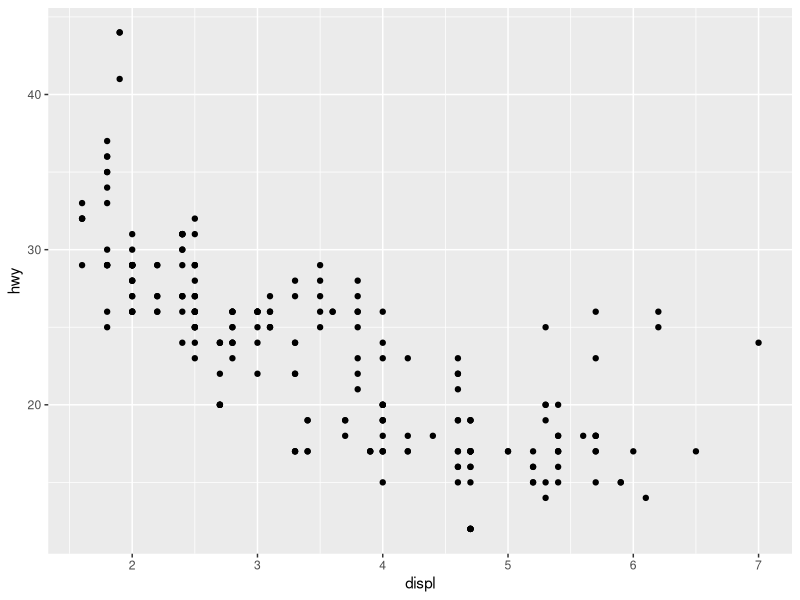
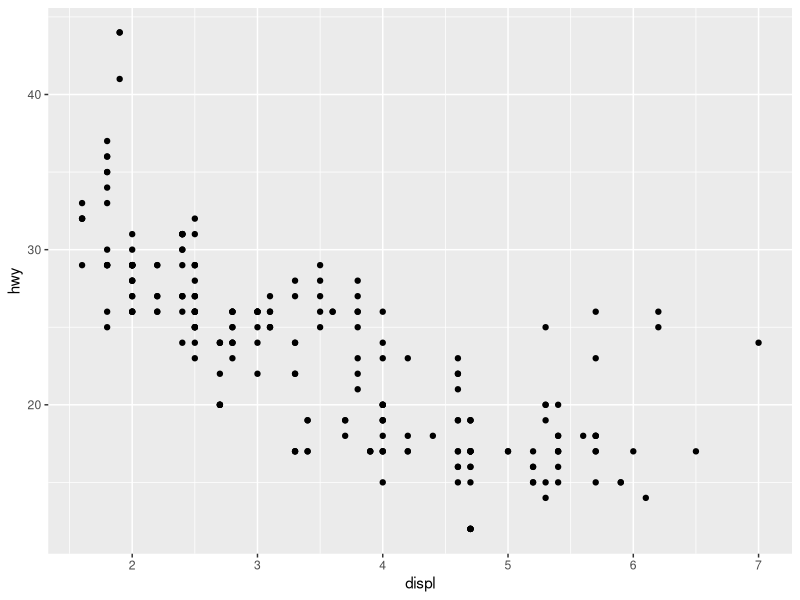
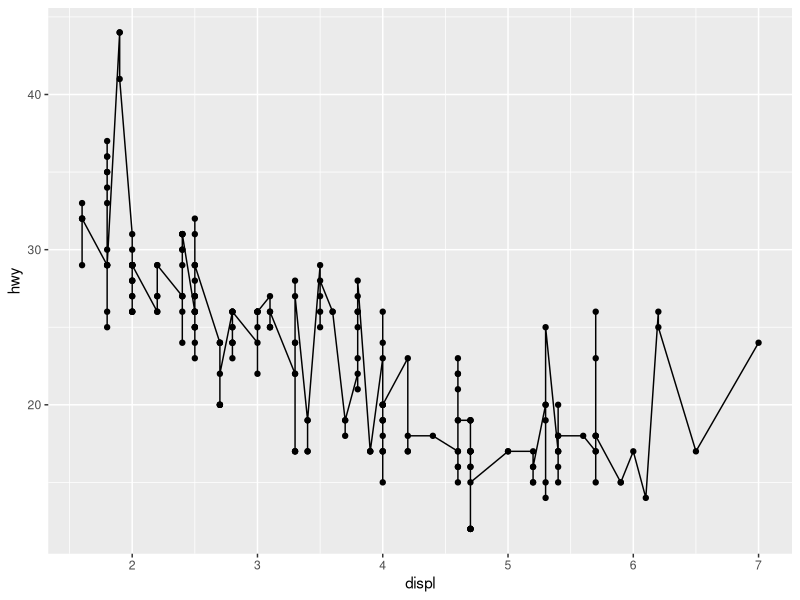
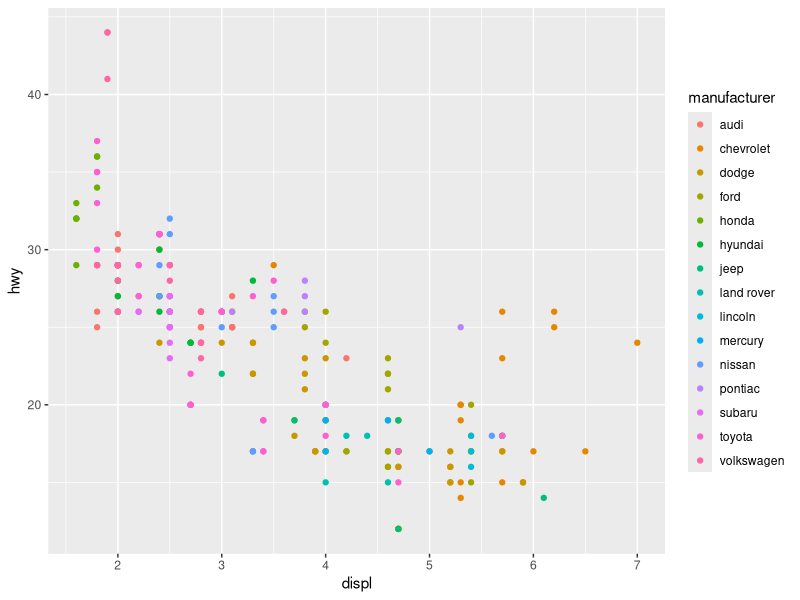
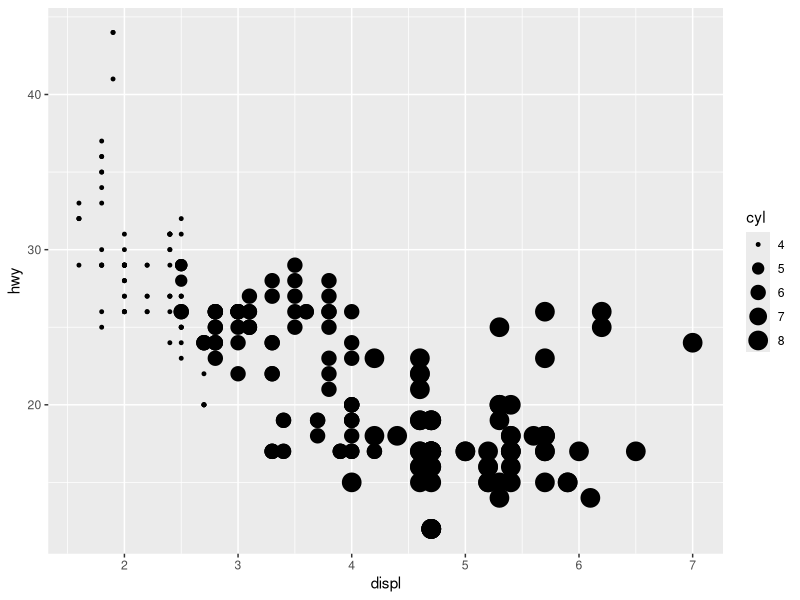
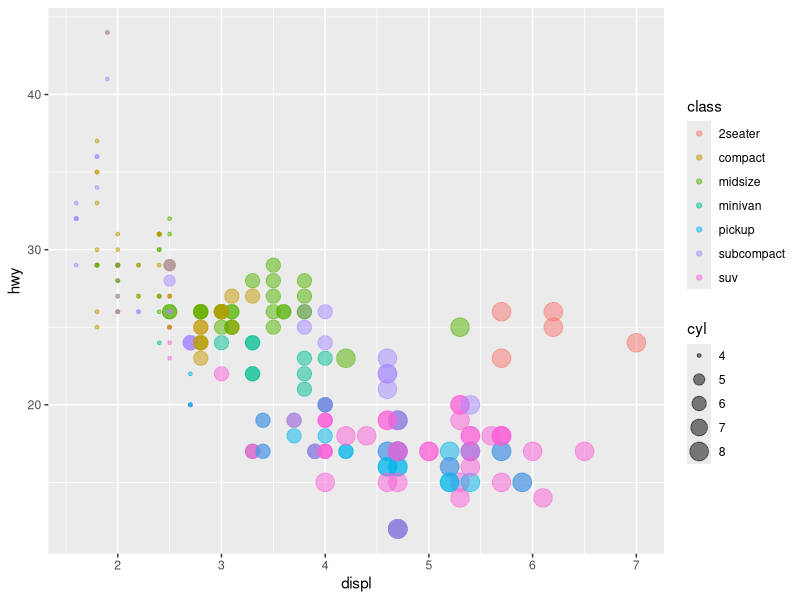
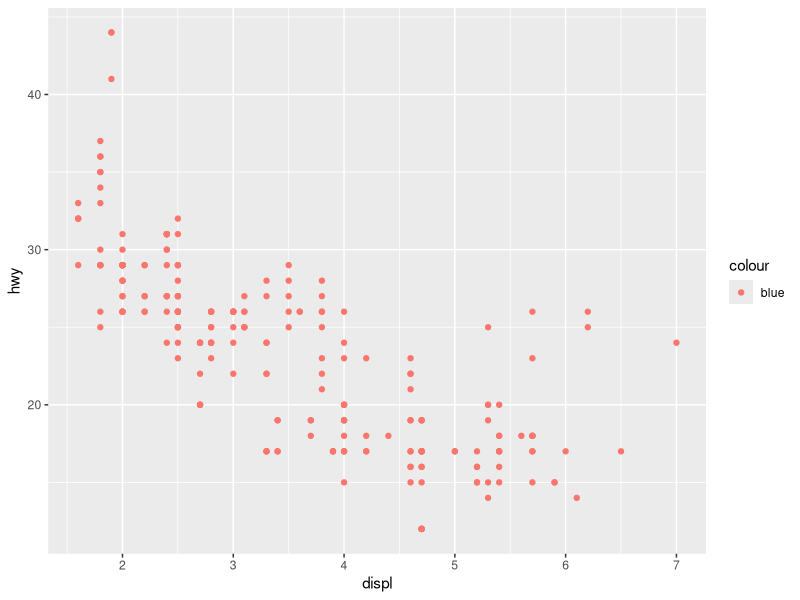
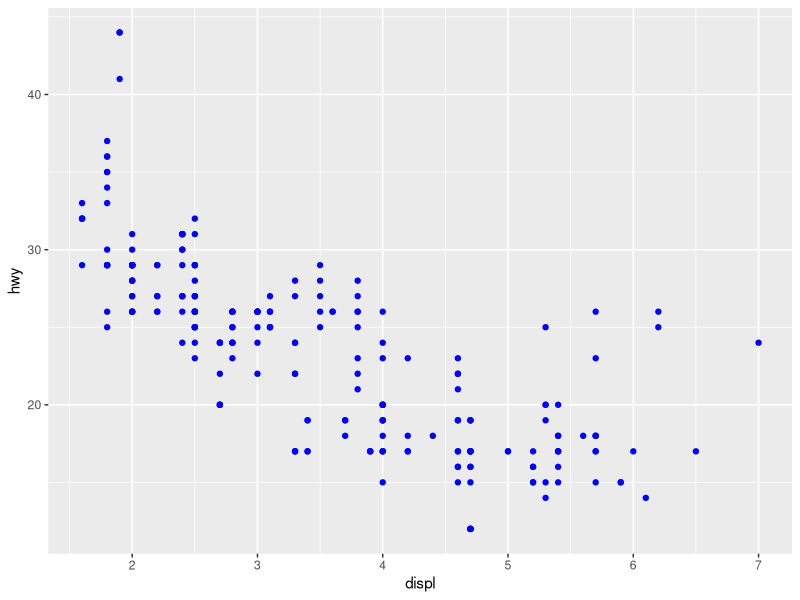

Write R code to recreate these figures, in order.
## ---- chunk 1
knitr::opts_chunk$set(echo = TRUE, warning = FALSE, message = FALSE)
knitr::opts_knit$set(cache = TRUE)
require(ggplot2)
## ---- chunk 2
head(mpg)
## ---- chunk 3
ggplot(mpg, aes(x = displ, y = hwy)) + geom_point()
## ---- chunk 4
ggplot(mpg,   ## data
       aes(x = displ, y = hwy)) +  ## aesthetics
    geom_point() ## layer
## ---- chunk 5
ggplot(mpg, aes(x = displ, y = hwy)) + geom_point() + geom_line()
## ---- chunk 6
ggplot(mpg, aes(x = displ, y = hwy, color = manufacturer)) + geom_point()
## ---- chunk 7
ggplot(mpg, aes(x = displ, y = hwy, size = cyl)) + geom_point()
## ---- chunk 8
ggplot(mpg, aes(x = displ, y = hwy, size = cyl, color = class)) + geom_point(alpha = 0.5)
## ---- chunk 9
ggplot(mpg, aes(x = displ, y = hwy)) + geom_point(aes(color = "blue"))
ggplot(mpg, aes(x = displ, y = hwy)) + geom_point(color = "blue")
## ---- chunk 10
ggplot(mpg, aes(x = displ, y = hwy, color = cyl)) + geom_point() ## gradient scale
ggplot(mpg, aes(x = displ, y = hwy, color = factor(cyl))) + geom_point() ## discrete scale
## ---- chunk 11
ggplot(mpg, aes(x = displ, y = hwy)) + geom_point(aes(color = class))
## ---- chunk 12
ggplot(mpg, aes(x = class, y = hwy, color = class)) + geom_boxplot() + geom_point()
## ---- chunk 13
g <- ggplot(mpg, aes(x = displ, y = hwy)) + geom_point() 
g ## or print(g)
g <- g + ggtitle("hwy vs displ")
g
## ---- chunk 14
ggplot(mpg, aes(x = hwy)) + geom_histogram()
ggplot(mpg, aes(x = hwy)) + geom_density()
ggplot(mpg, aes(x = hwy)) + geom_freqpoly()
## ---- chunk 15
ggplot(mpg, aes(x = hwy)) + geom_histogram(bins = 30)
ggplot(mpg, aes(x = hwy)) + geom_histogram(binwidth = 2)
## ---- chunk 16
ggplot(mpg, aes(x = hwy)) + geom_histogram(breaks = c(10, 15, 20, 25, 30, 40, 50))
## ---- chunk 17
ggplot(mpg, aes(x = hwy)) + geom_density(fill = "blue", color = "red")
ggplot(mpg, aes(x = hwy)) + geom_density(aes(fill = class))
## ---- chunk 18
ggplot(mpg, aes(x = class, y = hwy)) + geom_boxplot()
ggplot(mpg, aes(x = class, y = hwy, fill = class)) + geom_boxplot()
## ---- chunk 19
ggplot(mpg, aes(x = class, y = hwy, fill = trans)) + geom_boxplot()
## ---- chunk 20
ggplot(mpg, aes(x = class, y = hwy)) + geom_violin()
## ---- chunk 21
ggplot(mpg, aes(x = class, y = hwy)) + geom_jitter()
## control width and height of jitter
ggplot(mpg, aes(x = class, y = hwy)) + geom_jitter(width = 0.5, height = 0)
## ---- chunk 22
ggplot(mpg, aes(x = class, y = hwy)) + geom_boxplot() + geom_jitter(width = 0.5, height = 0)
## ---- chunk 23
ggplot(mpg, aes(x = manufacturer)) + geom_bar()
## ---- chunk 24
ggplot(mpg, aes(x = manufacturer, fill = class)) + geom_bar()
## ---- chunk 25
ggplot(mpg, aes(x = manufacturer, fill = class)) + geom_bar(position = "stack")
ggplot(mpg, aes(x = manufacturer, fill = class)) + geom_bar(position = "dodge")
ggplot(mpg, aes(x = manufacturer, fill = class)) + geom_bar(position = "fill")
## ---- chunk 26
d <- data.frame(group = c("a", "b", "c"), n = c(10, 25 , 14))
## ---- chunk 27
## error
## ggplot(d, aes(x = group, y = n)) + geom_bar()
ggplot(d, aes(x = group, y = n)) + geom_bar(stat = "identity")
## ---- chunk 28
ggplot(mpg, aes(x = displ, y = hwy)) + geom_point() + geom_smooth()
## ---- chunk 29
ggplot(mpg, aes(x = displ, y = hwy)) + geom_point() + geom_smooth(method = "lm")
## ---- chunk 30
ggplot(mpg, aes(x = displ, y = hwy)) + geom_point() + geom_smooth(method = "lm", se = FALSE)
## ---- chunk 31
ggplot(mpg, aes(x = displ, y = hwy, color = class)) + geom_point() + geom_smooth(method = "lm", se = FALSE)
## ---- chunk 32
ggplot(mpg, aes(x = class, y = hwy)) + geom_jitter(width = 0.5, height = 0) + geom_boxplot() 
ggplot(mpg, aes(x = class, y = hwy)) + geom_boxplot() + geom_jitter(width = 0.5, height = 0) 
## ---- chunk 33
ggplot(mpg, aes(x = displ, y = hwy, color = class)) + geom_point() + scale_color_discrete(h = c(20, 150))
ggplot(mpg, aes(x = displ, y = hwy, color = class)) + geom_point() + scale_color_brewer(palette = "Set2")
ggplot(mpg, aes(x = displ, y = hwy, color = factor(cyl))) + geom_point() + scale_color_manual(values = c("blue", "black", "red", "pink"))
ggplot(mpg, aes(x = displ, y = hwy, color = factor(cyl))) + geom_point() + scale_color_manual(values = c('8' = "blue", '6' = "black", '4' = "red", '5' = "pink"))
## ---- chunk 34
ggplot(mpg, aes(x = displ, y = hwy, color = hwy)) + geom_point()

## 2 colors gradient
ggplot(mpg, aes(x = displ, y = hwy, color = hwy)) + geom_point() + scale_color_gradient(low = "green", high = "red")

## diverging color gradient, define low, mid and high colors
ggplot(mpg, aes(x = displ, y = hwy, color = hwy)) + geom_point() + scale_color_gradient2(low = "green", high = "red", mid = "black", midpoint = 25)

## n colors gradient
ggplot(mpg, aes(x = displ, y = hwy, color = hwy)) + geom_point() + scale_color_gradientn(colours = terrain.colors(10))
## ---- chunk 35
ggplot(mpg, aes(x = displ, y = hwy)) + geom_point()
ggplot(mpg, aes(x = displ, y = hwy)) + geom_point() + xlim(c(2, 6))
ggplot(mpg, aes(x = displ, y = hwy)) + geom_point() + coord_cartesian(xlim = c(2, 6))
## ---- chunk 36
ggplot(mpg, aes(x = displ)) + geom_density(fill = "gray50")
ggplot(mpg, aes(x = displ)) + geom_density(fill = "gray50") + xlim(c(2, 3))
ggplot(mpg, aes(x = displ)) + geom_density(fill = "gray50") + coord_cartesian(xlim = c(2, 3))
## ---- chunk 37
ggplot(mpg, aes(x = displ, y = hwy)) + geom_point() + coord_flip()
## ---- chunk 38
ggplot(mpg, aes(x = displ, y = hwy)) + geom_point() + coord_polar()
## ---- chunk 39
ggplot(mpg, aes(x = displ, y = hwy)) + geom_point() + scale_x_reverse()
## ---- chunk 40
ggplot(mpg, aes(x = displ, y = hwy)) + geom_point() + scale_x_log10()
## ---- chunk 41
ggplot(mpg, aes(x = fl)) + geom_bar()

## change levels order 
mpg$fl2 <- factor(mpg$fl, levels = c("e", "p", "d", "r", "c"))
ggplot(mpg, aes(x = fl2)) + geom_bar()

## or use xlim
ggplot(mpg, aes(x = fl)) + geom_bar() + xlim(c("e", "p", "d", "r", "c"))
## ---- chunk 42
ggplot(mpg, aes(x = displ, y = hwy)) + geom_point() + theme_bw()
ggplot(mpg, aes(x = displ, y = hwy)) + geom_point() + theme_minimal()
ggplot(mpg, aes(x = displ, y = hwy)) + geom_point() + theme_dark()
## ---- chunk 43
ggplot(mpg, aes(x = displ, y = hwy)) + geom_point() + theme(panel.background = element_rect(fill = "wheat"), axis.text = element_text(size = 20))
## ---- chunk 44
ggplot(mpg, aes(x = displ, y = hwy)) + geom_point() + facet_wrap(~class)
ggplot(mpg, aes(x = displ, y = hwy)) + geom_point() + facet_grid(.~class)
ggplot(mpg, aes(x = displ, y = hwy)) + geom_point() + facet_grid(class~drv)
## ---- chunk 45
ggplot(mpg, aes(x = displ, y = hwy)) + geom_point() + facet_wrap(~class, ncol = 2)
ggplot(mpg, aes(x = displ, y = hwy)) + geom_point() + facet_wrap(~class, scales = "free")
ggplot(mpg, aes(x = displ, y = hwy)) + geom_point() + facet_wrap(~class, scales = "free_x")
## ---- chunk 46
ggplot(mpg, aes(x = displ, y = hwy)) + geom_point() + geom_smooth() + facet_grid(~drv)
## ---- chunk 47
ggplot(mpg, aes(x = displ, y = hwy)) + geom_point() + geom_hline(yintercept = 20)
ggplot(mpg, aes(x = displ, y = hwy)) + geom_point() + geom_vline(xintercept = 4.5)
ggplot(mpg, aes(x = displ, y = hwy)) + geom_point() + geom_abline(slope = -2, intercept = 35)
## ---- chunk 48
ggplot(mpg, aes(x = displ, y = hwy)) + geom_point() + annotate(x = 4, y = 30, geom = "point", color = "red", size = 4)
ggplot(mpg, aes(x = displ, y = hwy)) + geom_point() + annotate(x = 4, y = 30, geom = "label", label = "annotation") 
## ---- chunk 49
d_annot <- data.frame(xpos = c(2, 5, 8), ypos = c(20, 25, 40), lab = c("l1", "l2", "l3"))
ggplot(mpg, aes(x = displ, y = hwy)) + geom_point() + geom_label(aes(x = xpos, y = ypos, label = lab), data = d_annot)
## ---- chunk 50
my_var <- "displ"
ggplot(mpg, aes(x = my_var, y = hwy)) + geom_point()
ggplot(mpg, aes_string(x = my_var, y = "hwy")) + geom_point()
